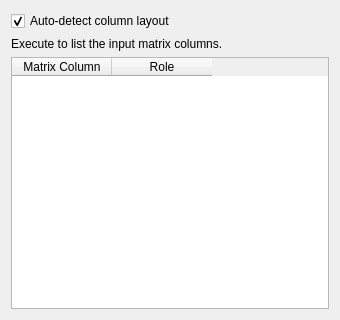
<?xml version="1.0" encoding="UTF-8"?>
<ui version="4.0">
 <class>ConvertMatrixToColorMapDialog</class>
 <widget class="QDialog" name="ConvertMatrixToColorMapDialog">
  <property name="geometry">
   <rect>
    <x>0</x>
    <y>0</y>
    <width>340</width>
    <height>320</height>
   </rect>
  </property>
  <property name="windowTitle">
   <string>Convert Matrix To ColorMap</string>
  </property>
  <layout class="QVBoxLayout" name="verticalLayout">
   <item>
    <widget class="QCheckBox" name="autoDetectCheckBox_">
     <property name="toolTip">
      <string>Infer the column layout from the column count: 3 = RGB, 4 = RGBA, 5 = position + RGBA.</string>
     </property>
     <property name="text">
      <string>Auto-detect column layout</string>
     </property>
     <property name="checked">
      <bool>true</bool>
     </property>
    </widget>
   </item>
   <item>
    <widget class="QLabel" name="statusLabel_">
     <property name="text">
      <string>Execute to list the input matrix columns.</string>
     </property>
     <property name="wordWrap">
      <bool>true</bool>
     </property>
    </widget>
   </item>
   <item>
    <widget class="QTableWidget" name="columnTable_">
     <property name="selectionMode">
      <enum>QAbstractItemView::NoSelection</enum>
     </property>
     <column>
      <property name="text">
       <string>Matrix Column</string>
      </property>
     </column>
     <column>
      <property name="text">
       <string>Role</string>
      </property>
     </column>
    </widget>
   </item>
  </layout>
 </widget>
 <resources/>
 <connections/>
</ui>
